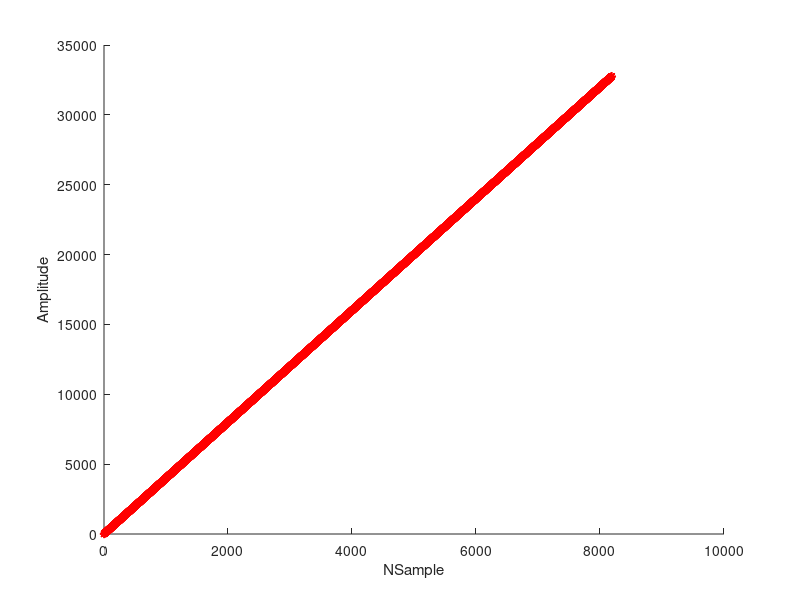

Reproduce this figure in MATLAB.
% Ramp waveform example file for the Rigol DG1022 function generator.
% Saves an .rdf file that can be loaded into the Rigol DG1022

clear all

% Create a simple ramp function for the arbitrary waveform generator

Npts = 8192;            % Number of points to save
s(1) = 0;               % First sample of the waveform
for n = 2 : Npts        % Loop through all points and create
    s(n) = s(n-1) + 4;  % Add 4 to each sample to ramp 0 to 32768
    if s(n) > 32767     % For other increments, wrap to zero
        s(n) = 0;
    end
end
s_fp = uint16( s );     % Create a 16-bit integer, but let's be specific.

% Save the samples to disk

Filename = 'Ramp.rdf';                     % Store in this file
fid = fopen( Filename, 'w' );              % Open the file for writing    
fwrite( fid, s_fp, 'uint16', 'ieee-be' );  % Write as 16-bit values, little endian
fclose( fid );                             % Close file

hold on;
figure(1);
% Define colors
green = [0.9 1 0.8];
red = [1 0.9 0.8];

ylabel('Amplitude');
xlabel('NSample');
plot([0:length(s)-1], s, 'r*');
